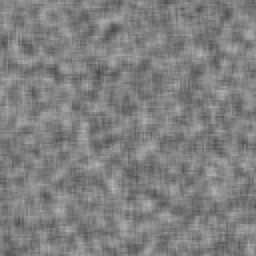
%> input picture Lab3/synth1.pgm, 128 x 128 px (shown 2 times larger); the run also reads 1 picture not shown here
$ octave demo_lunas_kanade.m   (GNU Octave 9; MATLAB toolbox functions it lacks are replaced by stand-ins)
%> lines starting %> are read from the running program, lines starting %| are printed output that depends on the picture
%> further down, im1 is the input picture: size 128x128 uint8; min 74, max 183, mean 127.6
### Lab3/lucas_kanade.m
function [Vx, Vy, X, Y] = lucas_kanade(im1, im2, window_size, kernel_size, sigma)
%> called with window_size = 15, kernel_size = 4, sigma = 2
    im1 = im2double(im1);
%> im1: size 128x128 double
    im2 = im2double(im2);
%> im2: size 128x128 double

    if size(im1, 3) == 3
        im1 = rgb2gray(im1);
    end

    if size(im2, 3) == 3
        im2 = rgb2gray(im2);
    end

    V = [];
    X = [];
    Y = [];

    % How many windows possible
    parts = floor(size(im1, 1)/window_size);
%> parts = 8

    % Gaussian derivative
    G = fspecial('gaussian', [kernel_size kernel_size], sigma);
    [Gx,Gy] = gradient(G);
    % Compute gradients
    Ix = imfilter(im1, Gx, 'conv');
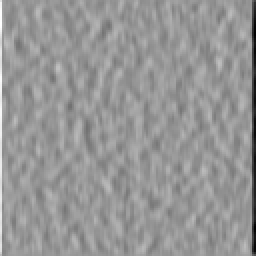
%> Ix: size 128x128 double (shown 2 times larger); min -0.0562, max 0.0383, mean -0.000356; drawn with min black and max white
    Iy = imfilter(im1, Gy, 'conv');
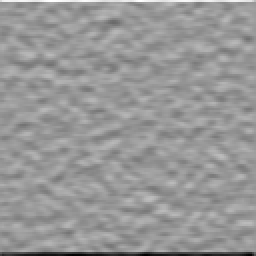
%> Iy: size 128x128 double (shown 2 times larger); min -0.0556, max 0.0373, mean -0.000357; drawn with min black and max white
    It = im2 - im1;
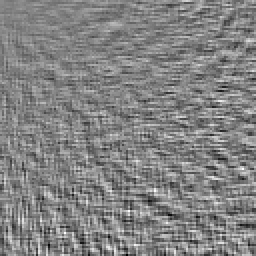
%> It: size 128x128 double (shown 2 times larger); min -0.145, max 0.137, mean 1.89e-05; drawn with min black and max white
    % Loop over regions of window_size x window_size
    for i = 1:window_size:parts*window_size
        for j = 1:window_size:parts*window_size
            if j == (parts-1)*window_size+1 & i == (parts-1)*window_size+1
                Ix_part = Ix(i:end, j:end);
                Iy_part = Iy(i:end, j:end);
                It_part = It(i:end, j:end);
            elseif j == (parts-1)*window_size+1
                Ix_part = Ix(i:i+window_size-1, j:end);
                Iy_part = Iy(i:i+window_size-1, j:end);
                It_part = It(i:i+window_size-1, j:end);
            else
                Ix_part = Ix(i:i+window_size-1, j:j+window_size-1);
                Iy_part = Iy(i:i+window_size-1, j:j+window_size-1);
                It_part = It(i:i+window_size-1, j:j+window_size-1);
            end

            % Compute A
            A = [Ix_part(:), Iy_part(:)];

            % Compute b
            b = -It_part(:);

            % Optical flow
            v = inv(transpose(A)*A) * transpose(A)*b;

            % Store result and optical flow position
            V = [V, v];
            X = [X, j+round(window_size/2)];
            Y = [Y, i+round(window_size/2)];
        end

    end
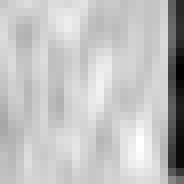
%> Ix_part: size 23x23 double (shown 8 times larger); min -0.0562, max 0.0133, mean -0.00332; drawn with min black and max white
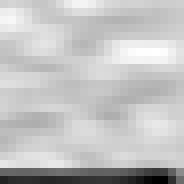
%> Iy_part: size 23x23 double (shown 8 times larger); min -0.0542, max 0.0126, mean -0.00326; drawn with min black and max white
%> after the loop, V = 64 columns, first 8: [-0.204 -0.486 -0.46 0.4 -0.465 0.502 0.249 -0.0889; 0.165 0.364 -0.0372 0.617 0.257 -0.011 -0.473 0.589]; X = 64 values, max 114 at index 8, min 9 at index 1, mean 61.5; Y = 64 values from 9 to 114

    % Return optical flow
    Vx = V(1, :);
%> Vx = 64 values, max 0.502 at index 6, min -5.26 at index 58, mean -1.57
    Vy = V(2, :);
%> Vy = 64 values, max 4.85 at index 48, min -0.473 at index 7, mean 2.59
end

### Lab3/demo_lunas_kanade.m

path_im1 = 'synth1.pgm';
path_im2 = 'synth2.pgm';
im1 = imread(path_im1);
im2 = imread(path_im2);
window_size = 15;
kernel_size = 4;
sigma = 2;

[Vx, Vy, X, Y] = lucas_kanade(im1, im2, window_size, kernel_size, sigma);
%> Y = 64 values from 9 to 114

imshow(im1);
hold on;
quiver(X, Y, Vx, Vy, 'color', 'red');
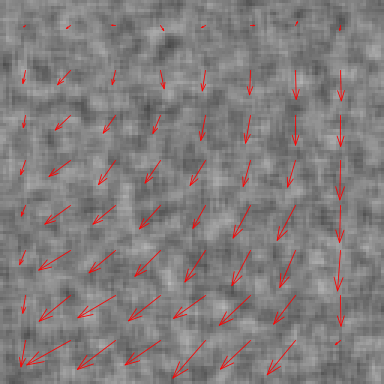
%> figure redrawn from the program's plot data; shown 3 times larger
